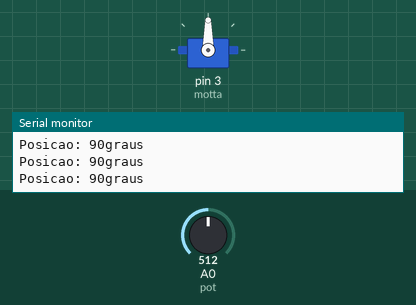
A sketch run on a simulated Arduino Uno, built with avr-gcc and run on an emulated ATmega328P. Shown: servo, the last lines printed to the serial monitor. Inputs (shaded band) come from the test bench; at power-on: A0 (pot) = 512.

Above: at 1.3 s.
1.4 s: A0 (pot) set to 716
At 2.7 s:
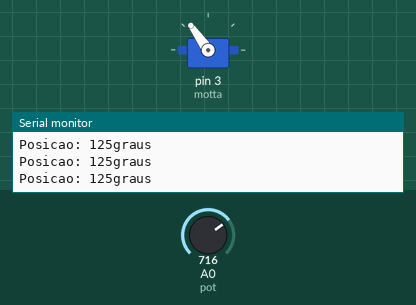
3.0 s: A0 (pot) set to 900
At 4.0 s:
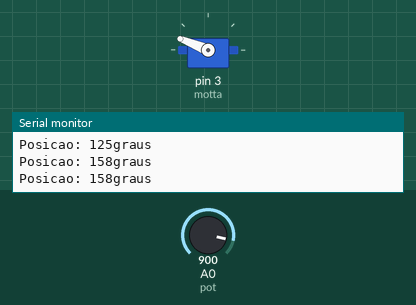
4.5 s: A0 (pot) set to 1023
At 5.2 s:
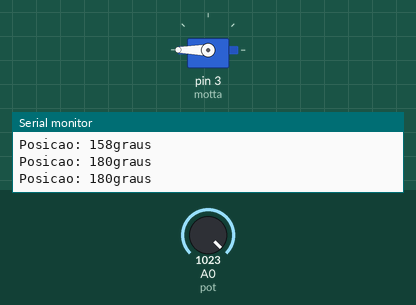
6.0 s: A0 (pot) set to 306
At 6.4 s:
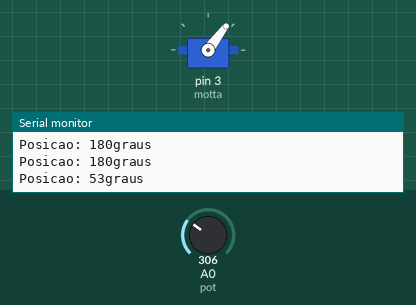
7.5 s: A0 (pot) set to 122
At 8.7 s:
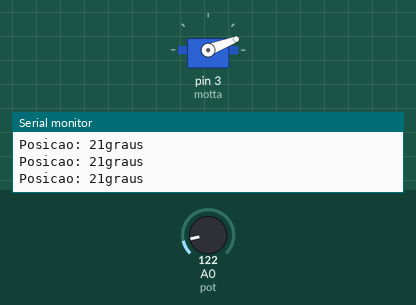
9.0 s: A0 (pot) set to 0
At 10.0 s:
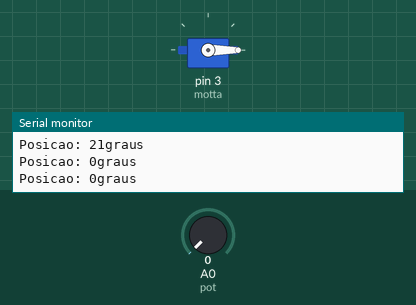
Timing chart, 0 to 11.5 s (numbered marks = the images above; inputs shaded):
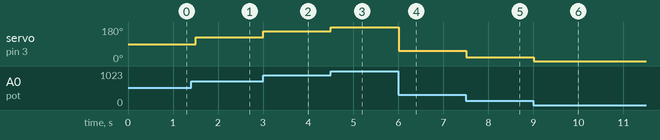

The sketch:

ex3.ino
```cpp
#include <Servo.h>

Servo motta;
#define pot A0
int valor;
void setup() {
  motta.attach(3);
  Serial.begin(9600);
}
void loop(){
  valor = map(analogRead(pot),0,1023,0,180);
  Serial.print("Posicao: ");
  Serial.print(valor);
  Serial.println("graus");
  motta.write(valor);
  delay(500);
}
```

Measured:
- after the input at 1.4 s, servo on pin 3 (motta): 90° → 125° after 0.10 s
- after the input at 3.0 s, servo on pin 3 (motta): 125° → 158° at once
- after the input at 4.5 s, servo on pin 3 (motta): 158° → 180° at once
- after the input at 6.0 s, servo on pin 3 (motta): 180° → 53° at once
- after the input at 7.5 s, servo on pin 3 (motta): 53° → 21° at once
- after the input at 9.0 s, servo on pin 3 (motta): 21° → 0° at once
